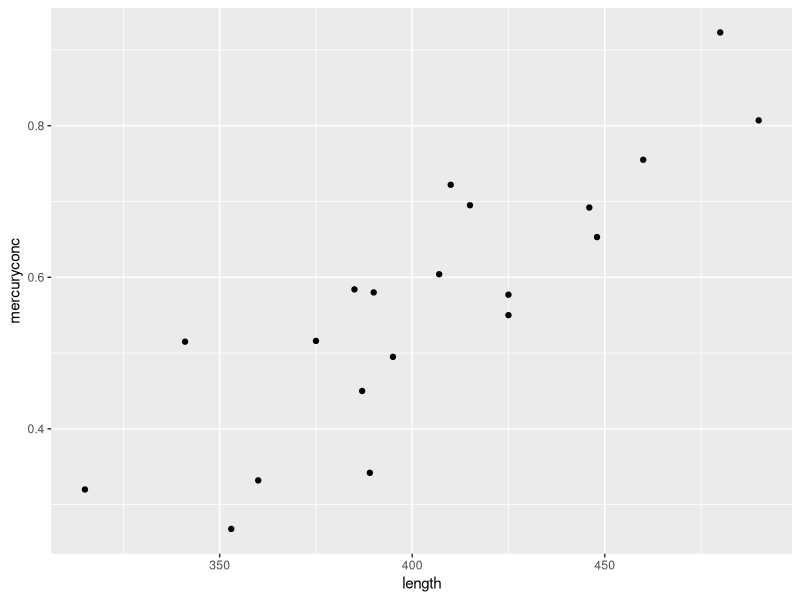
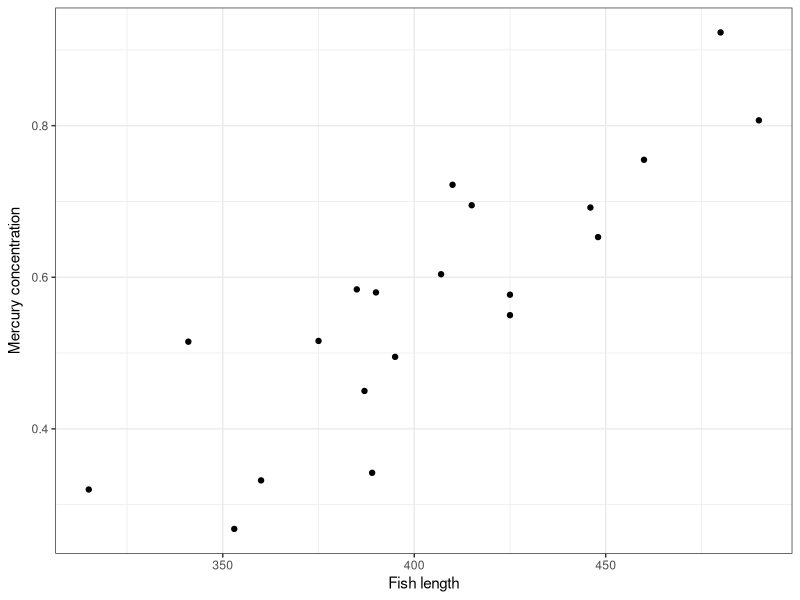
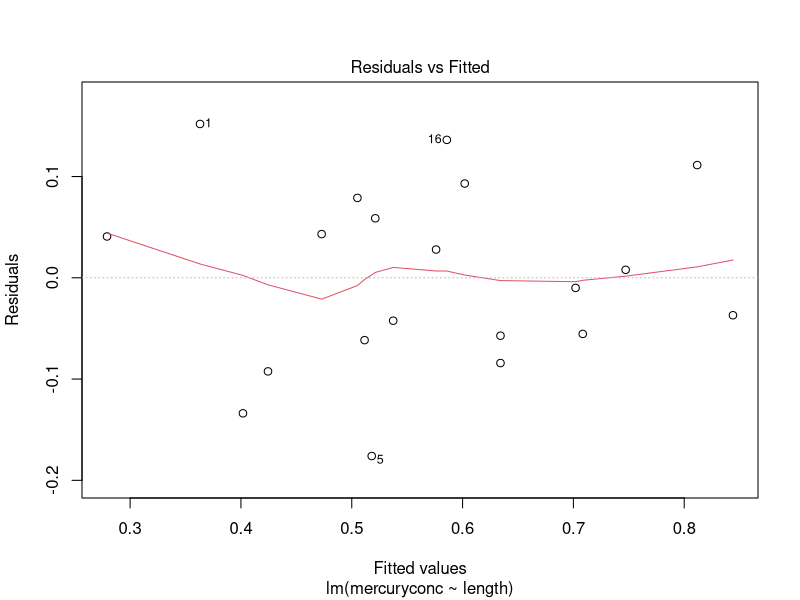
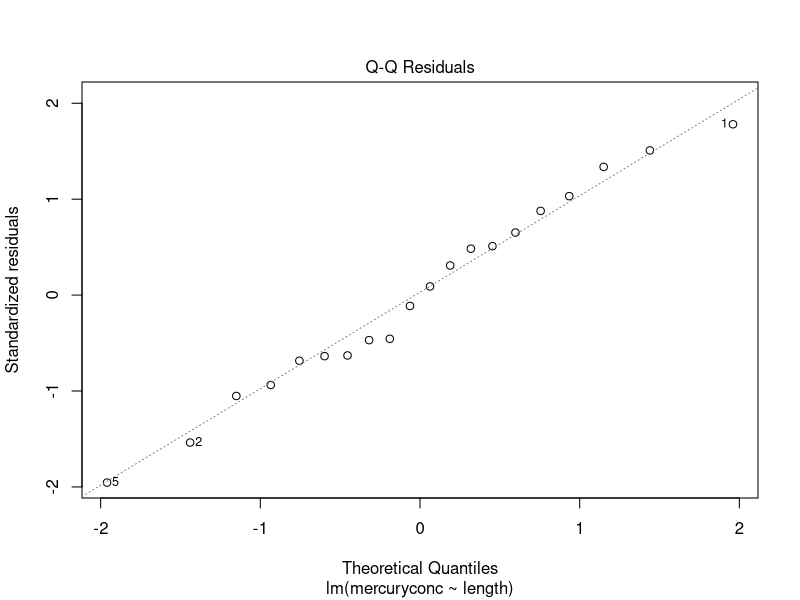
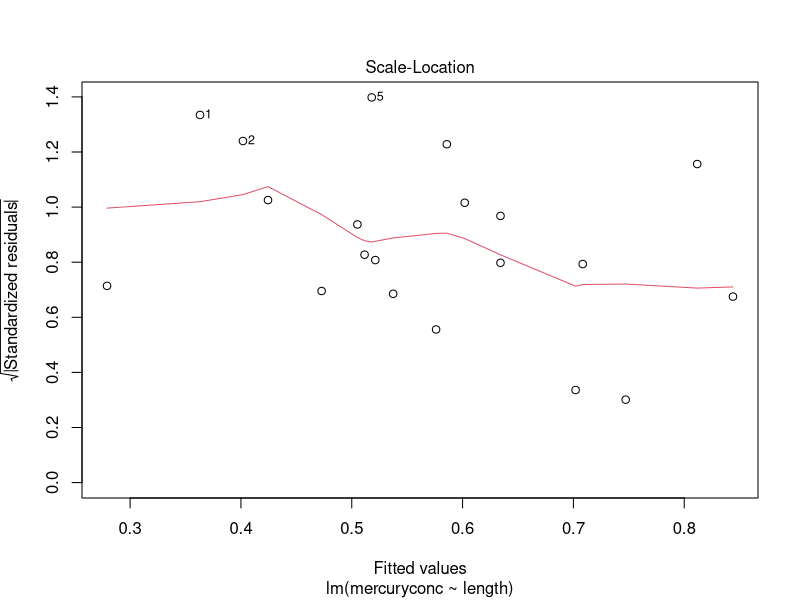
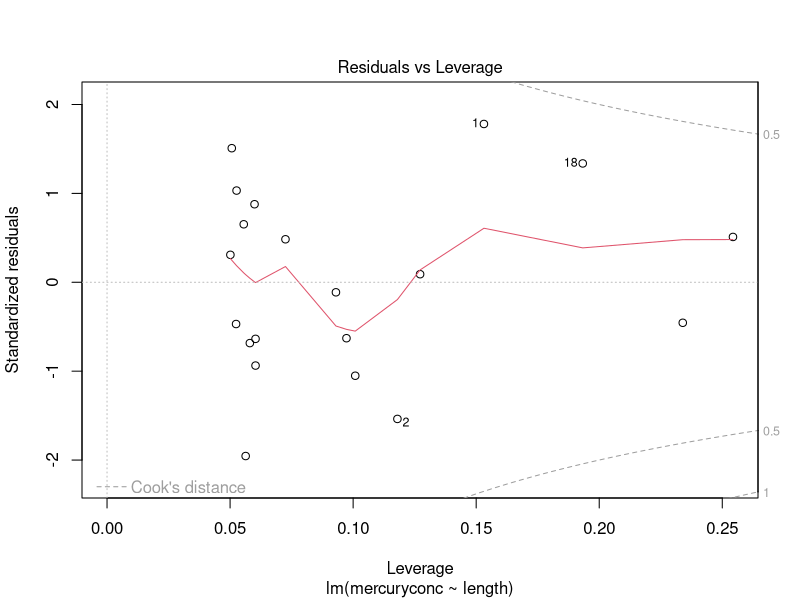
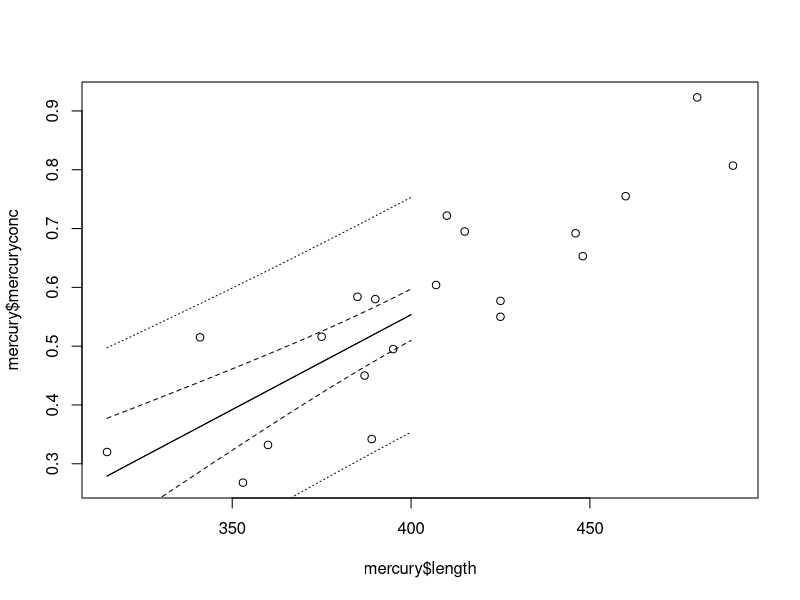
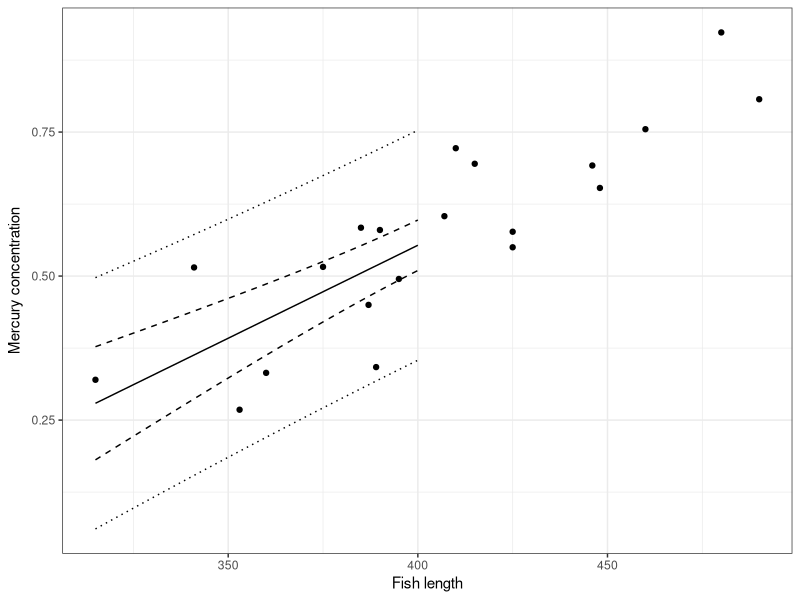

Source code (R) for these figures, in order:
install.packages("tidyverse")
library(tidyverse)
mercury<-read_tsv("mercury.txt")
summary(mercury)

# > summary(mercury)
# length       mercuryconc    
# Min.   :315.0   Min.   :0.2680  
# 1st Qu.:382.5   1st Qu.:0.4838  
# Median :401.0   Median :0.5785  
# Mean   :404.8   Mean   :0.5690  
# 3rd Qu.:430.2   3rd Qu.:0.6927  
# Max.   :490.0   Max.   :0.9230  
# > 
view(mercury)#view entire dataset
mercury %>%
  ggplot(aes(x=length,y=mercuryconc))+
  geom_point()#create scatter plot
#a nicer picture
mercury %>%
  ggplot(aes(x=length, y=mercuryconc))+
  geom_point()+
  xlab("Fish length")+
  ylab(expression(paste("Mercury concentration")))+
  theme_bw()

#Model

mercury.lm<-lm(mercuryconc~length, data=mercury)
summary(mercury.lm)

#   Output:
#   Call:
#   lm(formula = mercuryconc ~ length, data = mercury)
# 
# Residuals:
#   Min        1Q      Median        3Q       Max 
# -0.176008 -0.058283 -0.001059  0.063799  0.151906 
# 
# Coefficients:
#                 Estimate  Std. Error  t value  Pr(>|t|)    
# (Intercept)   -0.7374358  0.1900069  -3.881  0.00109 ** 
#   length       0.0032274  0.0004666   6.917  1.82e-06 ***
#   ---
#   Signif. codes:  0 ‘***’ 0.001 ‘**’ 0.01 ‘*’ 0.05 ‘.’ 0.1 ‘ ’ 1
# 
# Residual standard error: 0.09269 on 18 degrees of freedom
# Multiple R-squared:  0.7266,	Adjusted R-squared:  0.7114 
# F-statistic: 47.84 on 1 and 18 DF,  p-value: 1.822e-06
# 

 #Coefficients

#residual plot #cehck assumptions
plot(mercury.lm)
#predictions
predict(mercury.lm)
new<-data.frame(length=400)
predict(mercury.lm,newdata=new)
#       1 
#0.5535087 
#
#Confidence and prediction intervals
predict(mercury.lm, newdata=new, interval="confidence")
predict(mercury.lm, newdata=new, interval="prediction")

# fit            lwr       upr
# 1 0.5535087 0.5097119 0.5973054
# > predict(mercury.lm, newdata=new, interval="prediction")
#     fit      lwr       upr
# 1 0.5535087 0.353913 0.7531043

#confidence interval can be changed using level

predict(mercury.lm, newdata=new, interval = "prediction", level=0.99)

#        fit       lwr       upr
#1    0.5535087 0.2800458 0.8269716

#confidence and prediction bands can be produced in the following way: (see table new)

new<-data.frame(length=315:400)
new$conf<-predict(mercury.lm, newdata=new, interval="confidence")
new$pred<-predict(mercury.lm, newdata=new, interval="prediction")

plot(mercury$length, mercury$mercuryconc)
matlines(new$length, new$conf,lty=c(1,2,2), col="black")
matlines(new$length, new$pred,lty=c(1,3,3), col="black")

#the same plot using the function ggplot and using x- and y- axis

mercury %>%
  ggplot()+
  geom_point(aes(x=length, y=mercuryconc))+
  geom_line(data=new, aes(x=length, y=conf[,1]), linetype=1)+
  geom_line(data=new, aes(x=length, y=conf[,2]), linetype=2)+
  geom_line(data=new, aes(x=length, y=conf[,3]), linetype=2)+
  geom_line(data=new, aes(x=length, y=pred[,2]), linetype=3)+
  geom_line(data=new, aes(x=length, y=pred[,3]), linetype=3)+
  xlab("Fish length")+
  ylab(expression(paste("Mercury concentration")))+
  theme_bw()
  

